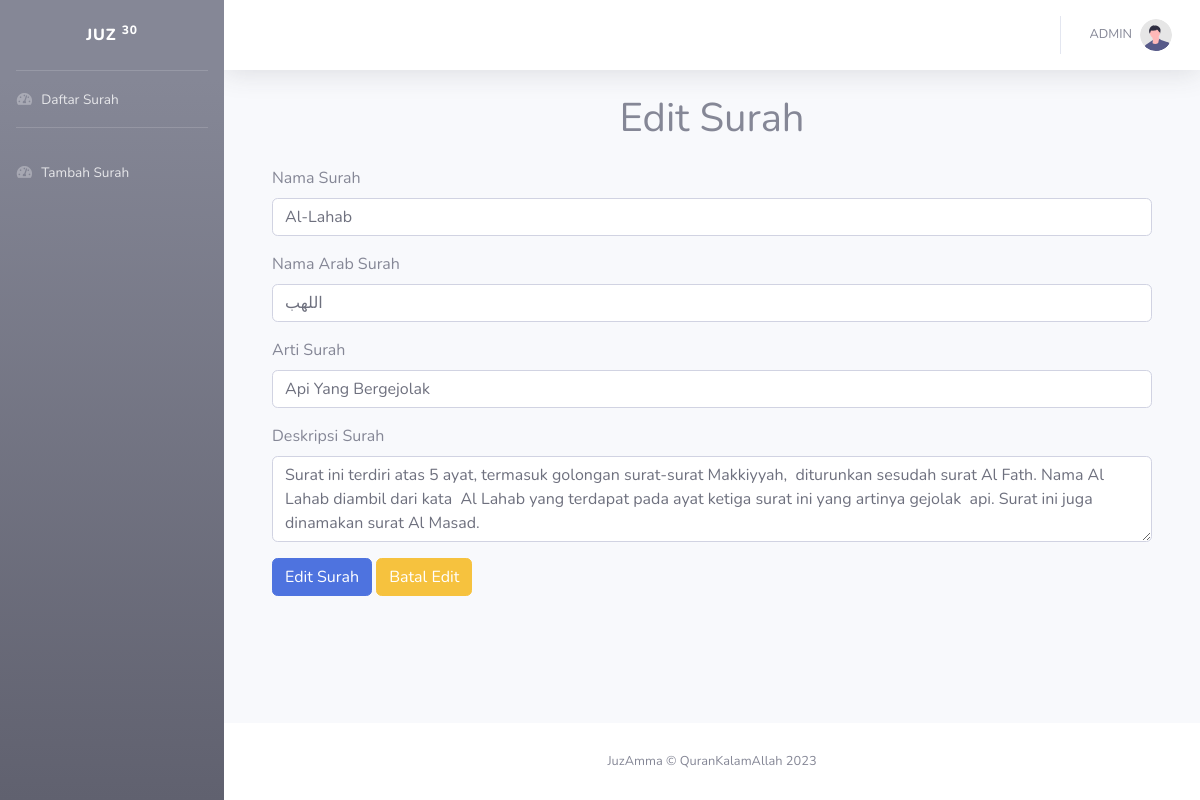
The app's page /admin/admin_edit.php?id=4 with its own data.
### tables this page shows
CREATE TABLE `judul_surah` (
  `id` int(11) NOT NULL,
  `nama` varchar(255) NOT NULL,
  `nama_arab` varchar(255) NOT NULL,
  `arti_surah` varchar(255) NOT NULL,
  `deskripsi_surah` varchar(1000) NOT NULL,
  `id_surah` int(11) NOT NULL
);

### admin/admin_edit.php (the view, shortened to what this page needs)
<?php
    include "../db_connect.php";
    $id = $_GET['id'];
    $data = $koneksi->query("SELECT * FROM judul_surah WHERE id = $id")->fetch_all();
    $nama = $data[0][1];
    $nama_arab = $data[0][2];
    $arti = $data[0][3];
    $deskripsi = $data[0][4];
?>
<!DOCTYPE html>
<html lang="en">
<head>
    <link href="vendor/fontawesome-free/css/all.min.css" rel="stylesheet" type="text/css">
    <link href="css/sb-admin-2.min.css" rel="stylesheet">
</head>
<body id="page-top">
    <div id="wrapper">
        <ul class="navbar-nav bg-gradient-secondary sidebar sidebar-dark accordion" id="accordionSidebar">
            <a class="sidebar-brand d-flex align-items-center justify-content-center" href="admin_page.php">
                <div class="sidebar-brand-text mx-3">JUZ <sup>30</sup></div>
            </a>
            <hr class="sidebar-divider my-0">
            <li class="nav-item">
                <a class="nav-link collapsed" href="admin_update.php" >
                <i class="fas fa-fw fa-tachometer-alt"></i>
                    <span>Daftar Surah</span>
                </a>
            </li>
            <hr class="sidebar-divider">
            <li class="nav-item">
                <a class="nav-link collapsed" href="admin_tambah.php" >
                <i class="fas fa-fw fa-tachometer-alt"></i>
                    <span>Tambah Surah</span>
                </a>
            </li>
        </ul>
        <div id="content-wrapper" class="d-flex flex-column">
            <div id="content">
                <nav class="navbar navbar-expand navbar-light bg-white topbar mb-4 static-top shadow">
                    <ul class="navbar-nav ml-auto">
                        <li class="nav-item dropdown no-arrow">
                            <a class="nav-link dropdown-toggle" href="#" id="userDropdown" role="button"
                                data-toggle="dropdown" aria-haspopup="true" aria-expanded="false">
                                <span class="mr-2 d-none d-lg-inline text-gray-600 small">ADMIN</span>
                                <img class="img-profile rounded-circle"
                                    src="img/undraw_profile.svg">
                            </a>
                        </li>
                    </ul>
                </nav>
                <div class="container-fluid">
                <div class="container mt-4">
        <h1 class="text-center mb-4">Edit Surah</h1>
        <form id="surahForm" method="POST" action="./proses/edit.php">
            <div class="mb-3">
                <label for="nama" class="form-label">Nama Surah</label>
                <input type="text" name="nama" class="form-control" id="nama" value="<?= $nama ?>" required>
            </div>
            <div class="mb-3">
                <label for="namaArab" class="form-label">Nama Arab Surah</label>
                <input type="text" name="nama_arab" class="form-control" id="namaArab" value="<?= $nama_arab ?>" required>
            </div>
            <div class="mb-3">
                <label for="arti" class="form-label">Arti Surah</label>
                <input type="text" name="arti" class="form-control" id="arti" value="<?= $arti ?>" required>
            </div>
            <div class="mb-3">
                <label for="deskripsi" class="form-label">Deskripsi Surah</label>
                <textarea class="form-control" name="deskripsi" id="deskripsi" rows="3" required><?= $deskripsi ?></textarea>
            </div>
            <button type="submit" class="btn btn-primary">Edit Surah</button>
            <a href="./admin_update.php" class="btn btn-warning">Batal Edit</a>
        </form>
                 </div>
            </div>
            </div>
            <footer class="sticky-footer bg-white">
                <div class="container my-auto">
                    <div class="copyright text-center my-auto">
                        <span>JuzAmma &copy; QuranKalamAllah 2023</span>
                    </div>
                </div>
            </footer>
        </div>
    </div>
</body>
</html>

### records on screen
judul_surah: nama "Al-Lahab", nama_arab "اللهب", arti "Api Yang Bergejolak", deskripsi "Surat ini terdiri atas 5 ayat, termasuk golongan surat-surat Makkiyyah, diturunkan sesudah surat Al Fath. Nama Al Lahab diambil dari kata Al Lahab yang terdapat pada ayat ketiga surat ini yang artinya gejolak api. Surat ini juga dinamakan surat Al Masad."
